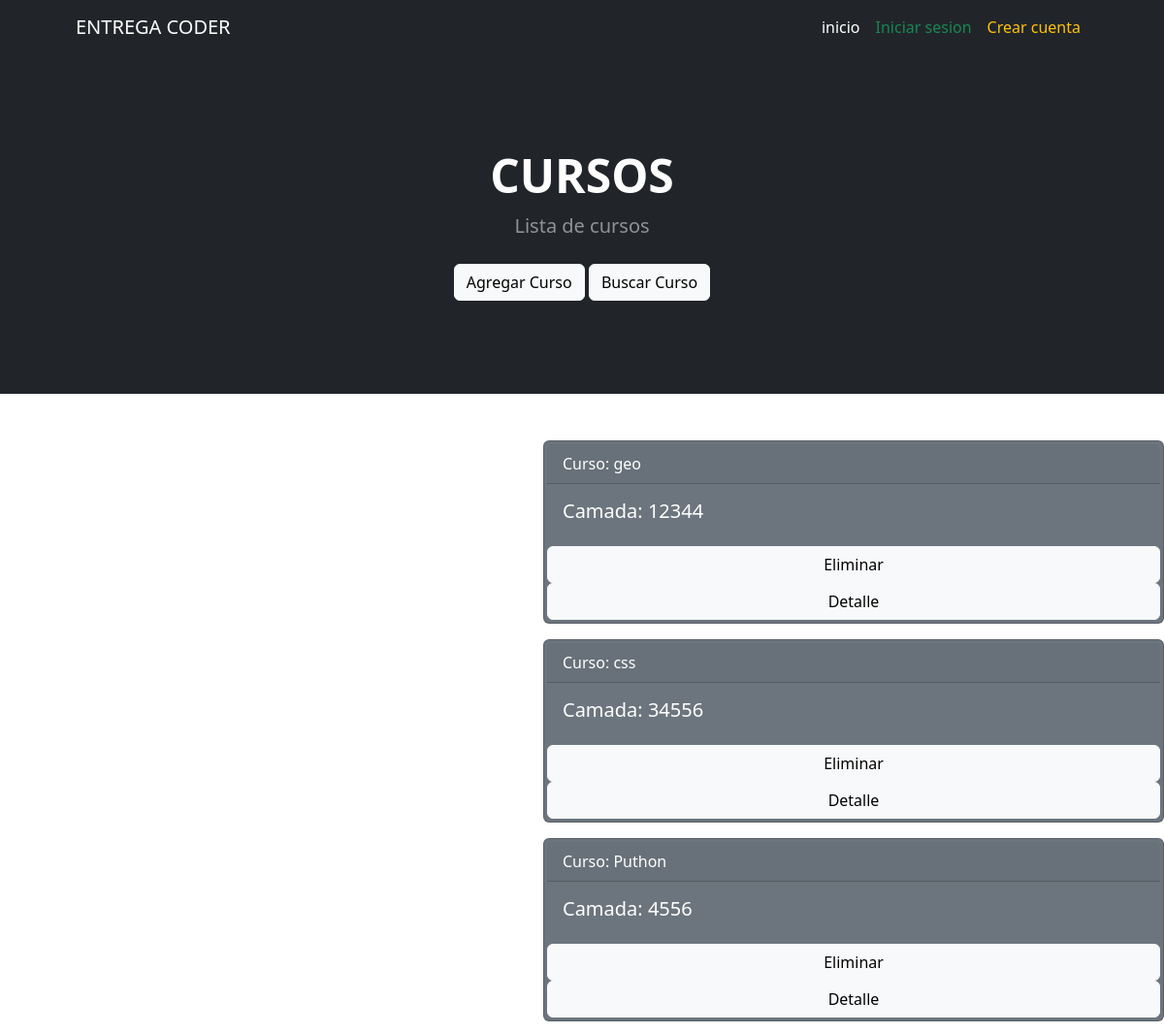
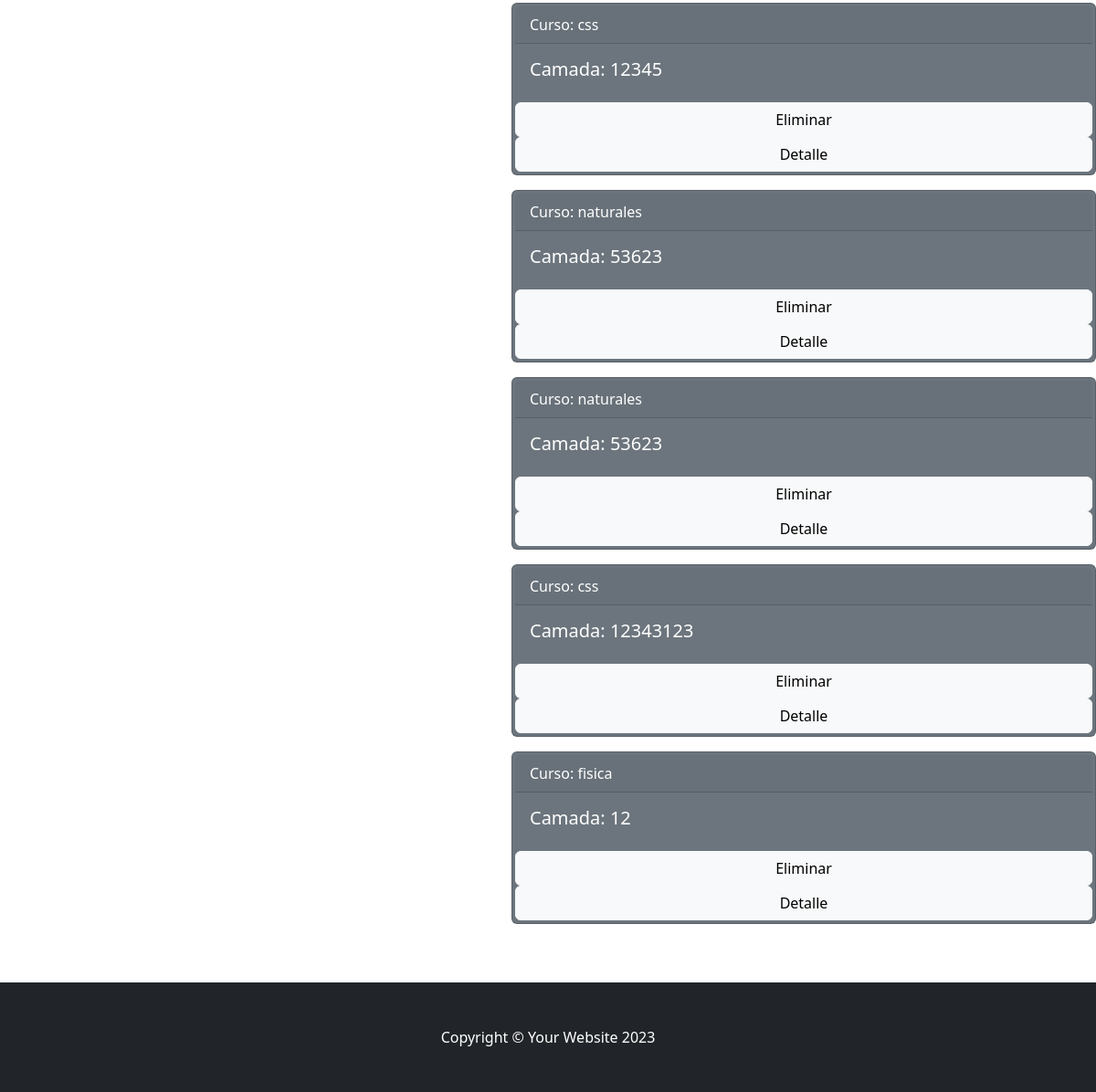
The page /mostrar_cursos/ on the database as committed earlier (2 pictures, top to bottom).
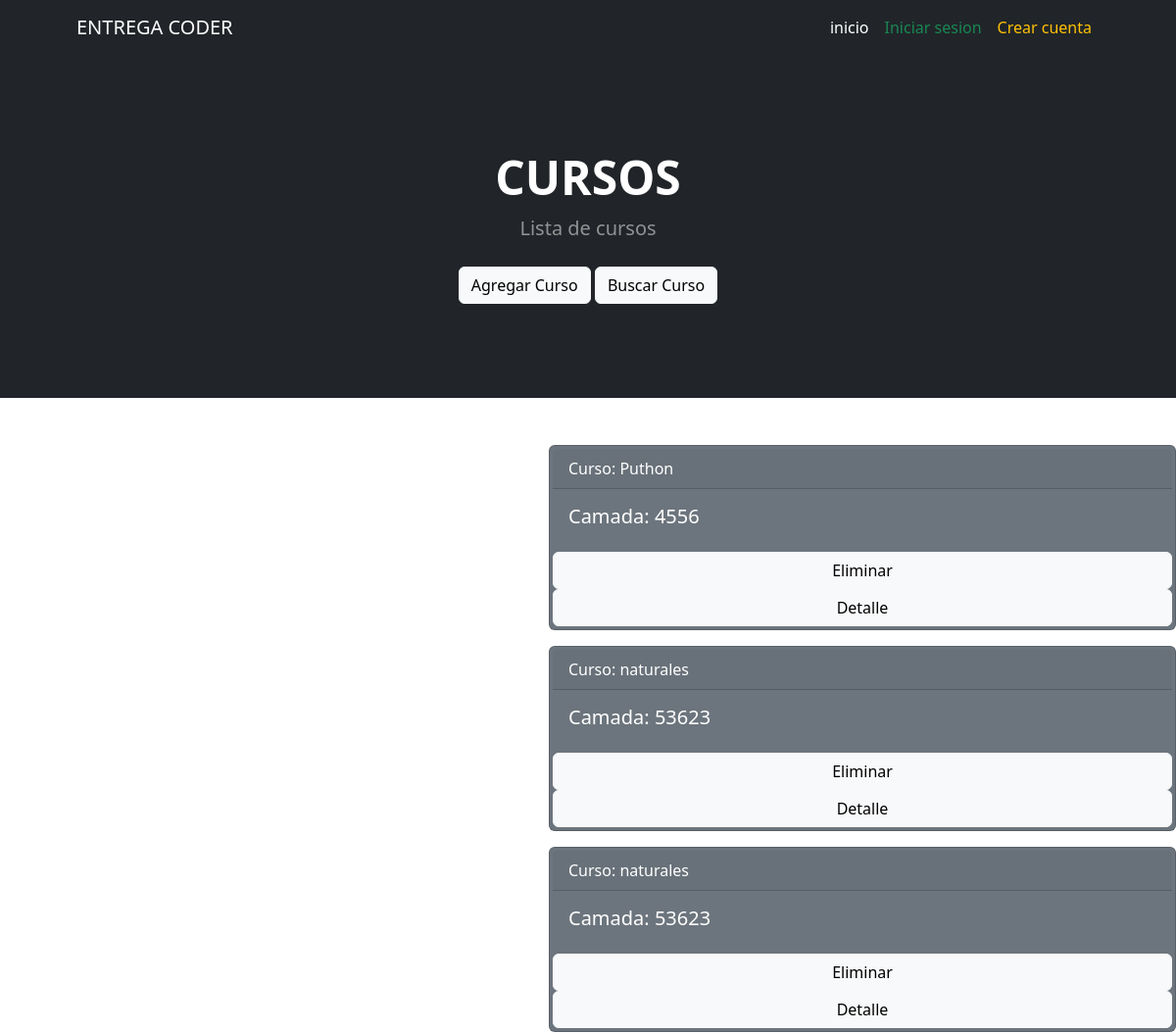
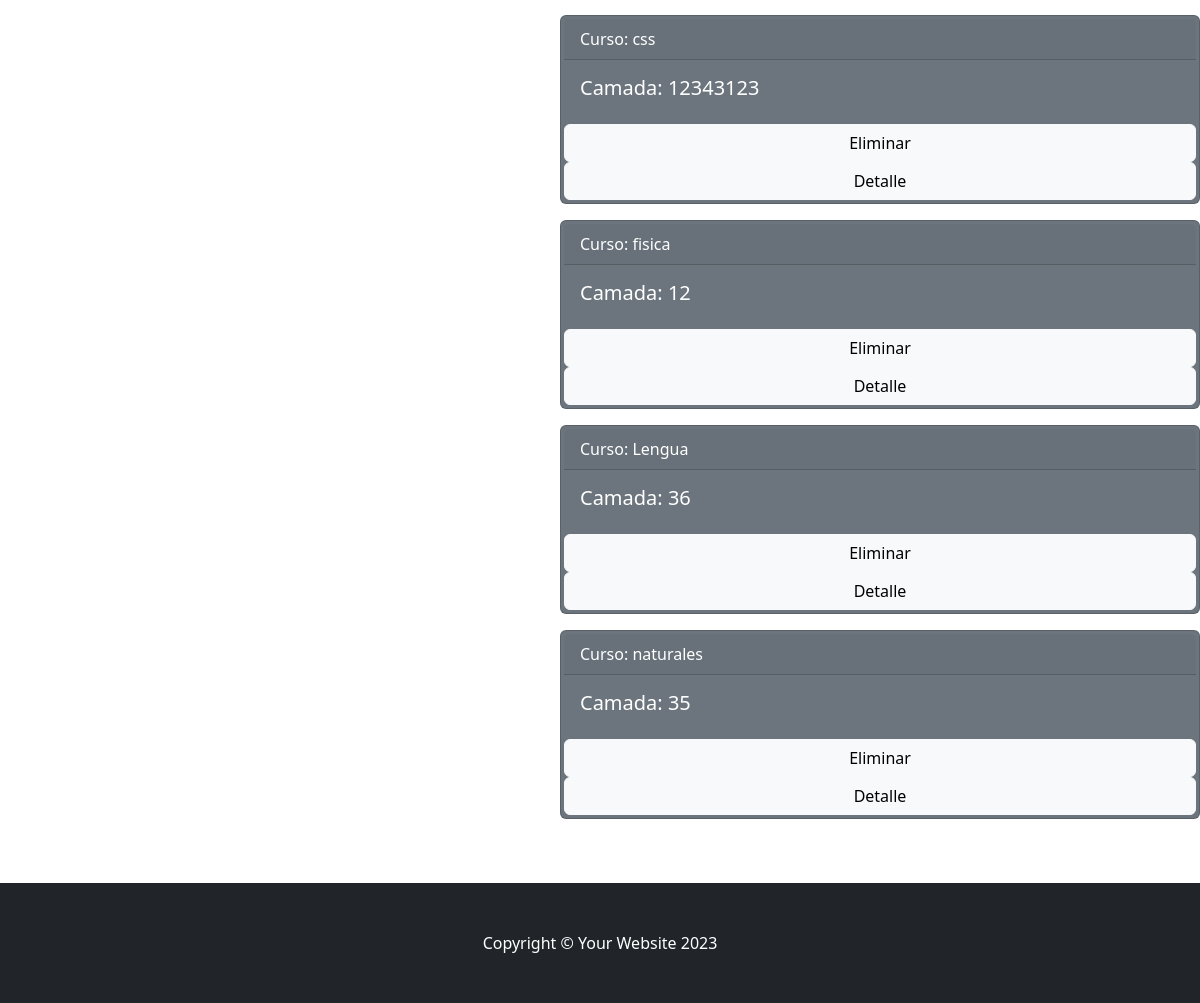
The same page on the database as committed later (2 pictures, top to bottom).
### AppEntrega/models.py (models this page shows, shortened)
class Curso(models.Model):
    nombre = models.CharField(max_length=20)
    camada = models.IntegerField()

### AppEntrega/views.py (the view)
# urls.py: path('mostrar_cursos/', views.mostrar_cursos, name='mostrar_cursos'),
def mostrar_cursos(request):
    cursos = Curso.objects.all()
    contexto= {"cursos":cursos}
    return render(request, "AppEntrega/mostrar_cursos.html",contexto)

### AppEntrega/templates/AppEntrega/mostrar_cursos.html (shortened to what this page needs)
{% extends 'AppEntrega/base.html' %}
{% load static %}
{% block header %}
        <header class="bg-dark py-5">
            <div class="container px-5">
                <div class="row gx-5 justify-content-center">
                    <div class="col-lg-6">
                        <div class="text-center my-5">
                            <h1 class="display-5 fw-bolder text-white mb-2">CURSOS</h1>
                            <p class="lead text-white-50 mb-4">Lista de cursos</p>
                            <a href="{% url 'curso' %}" type="button" class="btn btn-light">Agregar Curso</a>
                            <a href="{% url 'buscar_curso' %}" type="button" class="btn btn-light">Buscar Curso</a>
                        </div>
                    </div>
                </div>
            </div>
        </header>
        {% endblock header %}
{% block main %}
{% for curso in cursos %}
<div class="card text-white bg-secondary mb-3 mark " style="width: 40rem; margin-left: 35rem;">
    <div class="card-header">Curso: {{ curso.nombre }}</div>
    <div class="card-body">
      <h5 class="card-title">Camada: {{ curso.camada }}</h5>
    </div>
    <a href="{% url 'eliminar_curso' curso.id %}" type="button" class="btn btn-light">Eliminar</a>
    <a href="{% url 'curso_detalle' curso.id %}" type="button" class="btn btn-light">Detalle</a>
</div>
{% endfor %}
{% endblock main %}

### AppEntrega/templates/AppEntrega/base.html (shortened to what this page needs)
<!DOCTYPE html>
{% load static %}
<html lang="en">
    <head>
        <link href="https://cdn.jsdelivr.net/npm/bootstrap-icons@1.4.1/font/bootstrap-icons.css" rel="stylesheet" />
        <link href='{% static "AppEntrega/css/styles.css" %}' rel="stylesheet" />
    </head>
    <body>
        <nav class="navbar navbar-expand-lg navbar-dark bg-dark">
            <div class="container px-lg-5">
                <a class="navbar-brand" href="#!">ENTREGA CODER</a>
                <div class="collapse navbar-collapse" id="navbarSupportedContent">
                    <ul class="navbar-nav ms-auto mb-2 mb-lg-0">
                        <li class="nav-item"><a class="nav-link active" aria-current="page" href="{% url 'inicio' %}">inicio</a></li>
                        {% if request.user.is_authenticated %}
                        <li class="nav-item"><a class="nav-link" href="{% url 'mostrar_cursos' %}">Cursos</a></li>
                        <li class="nav-item"><a class="nav-link" href="{% url 'mostrar_alumnos' %}">Alumnos</a></li>
                        <li class="nav-item"><a class="nav-link " href="{% url 'mostrar_profesores' %}">Profesores</a></li>
                        <li class="nav-item"><a class="nav-link link-danger" href="{% url 'logout' %}">Logout</a></li>
                        {% else %}
                        <li class="nav-item"><a class="nav-link link-success" href="{% url 'login' %}">Iniciar sesion</a></li>
                        <li class="nav-item"><a class="nav-link link-warning" href="{% url 'register' %}">Crear cuenta</a></li>
                        {% endif %}
                    </ul>
                </div>
            </div>
        </nav>
        {% block header %}{% endblock header %}
        <br><br>
        {% block main %}
        {% endblock main %}
        <br><br>
        <footer class="py-5 bg-dark">
            <div class="container"><p class="m-0 text-center text-white">Copyright &copy; Your Website 2023</p></div>
        </footer>
    </body>
</html>

Rows that differ between the two databases and show on the page:
removed Curso: nombre "geo", camada "12344"
removed Curso: nombre "css", camada "34556"
removed Curso: nombre "css", camada "12345"
added Curso: nombre "Lengua", camada "36"
added Curso: nombre "naturales", camada "35"
